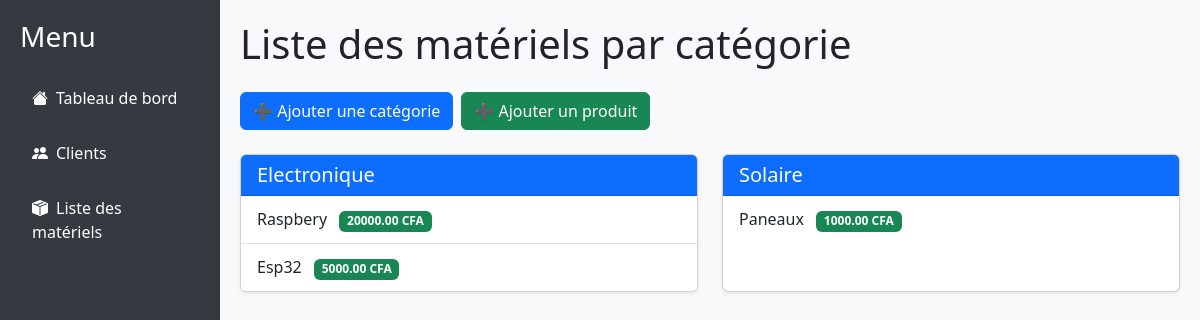
Screenshot of /materiels/ with the database file from the repository.
### devis_app/models.py (models this page shows, shortened)
class Categorie(models.Model):
    nom = models.CharField(max_length=100)

class Produit(models.Model):
    nom = models.CharField(max_length=100)
    prix = models.DecimalField(max_digits=10, decimal_places=2)
    categorie = models.ForeignKey(Categorie, on_delete=models.CASCADE, null=True)

### devis_app/views.py (the view)
# urls.py: path('materiels/', views.liste_materiels, name='liste_materiels'),
def liste_materiels(request):
    categories = Categorie.objects.all().prefetch_related('produit_set')
    produits = Produit.objects.all()
    return render(request, 'produits/liste_materiels.html', {
        'categories': categories,
        'produits': produits,
    })

### devis_app/templates/produits/liste_materiels.html (shortened to what this page needs)
{% extends "base.html" %}
{% block content %}
<h1 class="mb-4">Liste des matériels par catégorie</h1>
<div class="mb-4 d-flex gap-2">
    <button class="btn btn-primary" data-bs-toggle="modal" data-bs-target="#modalAjouterCategorie">➕ Ajouter une catégorie</button>
    <button class="btn btn-success" data-bs-toggle="modal" data-bs-target="#modalAjouterProduit">➕ Ajouter un produit</button>
</div>
<div class="row row-cols-1 row-cols-md-2 g-4">
{% for categorie in categories %}
    <div class="col">
        <div class="card shadow-sm h-100">
            <div class="card-header bg-primary text-white">
                <h5 class="mb-0">{{ categorie.nom }}</h5>
            </div>
            <ul class="list-group list-group-flush">
                {% for produit in categorie.produit_set.all %}
                <li class="list-group-item d-flex justify-content-between align-items-center produit-item">
                    <div>
                        {{ produit.nom }}
                        <span class="badge bg-success ms-2">{{ produit.prix }} CFA</span>
                    </div>
                </li>
                {% empty %}
                <li class="list-group-item text-muted">Aucun matériel dans cette catégorie.</li>
                {% endfor %}
            </ul>
        </div>
    </div>
{% empty %}
    <p>Aucune catégorie trouvée.</p>
{% endfor %}
</div>
{% endblock %}

### devis_app/templates/base.html (style rules this page uses)
body { display: flex; min-height: 100vh; margin: 0; background-color: #f8f9fa; }

### rows the page displays
Categorie: nom "Electronique"
Produit: nom "Raspbery", prix "20000.00"
Produit: nom "Esp32", prix "5000.00"
Categorie: nom "Solaire"
Produit: nom "Paneaux", prix "1000.00"
